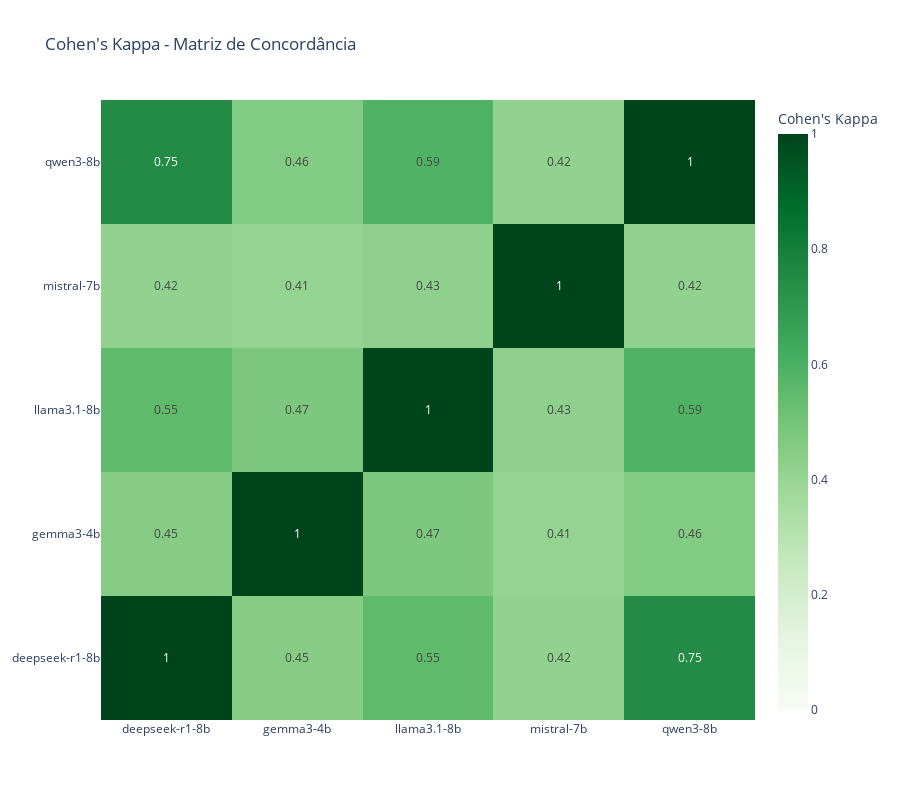

Notebook cell for this chart:
### Markdown cell above
### - Cohens Kappa

### Code cell
logger.info("\n📊 Gerando heatmap de Cohens_Kappa...")
visualizer.plot_kappa_heatmap(
    kappa_df=report['cohens_kappa']
)

### Figure 1 — Plotly figure (JSON) as saved in the notebook; plotly's stock layout.template omitted (floating-point values rounded to 4 significant figures)
{"data": [{"colorbar": {"title": {"text": "Cohen's Kappa"}}, "colorscale": [[0, "rgb(247,252,245)"], [0.125, "rgb(229,245,224)"], [0.25, "rgb(199,233,192)"], [0.375, "rgb(161,217,155)"], [0.5, "rgb(116,196,118)"], [0.625, "rgb(65,171,93)"], [0.75, "rgb(35,139,69)"], [0.875, "rgb(0,109,44)"], [1, "rgb(0,68,27)"]], "text": [[1, 0.45, 0.55, 0.42, 0.75], [0.45, 1, 0.47, 0.41, 0.46], [0.55, 0.47, 1, 0.43, 0.59], [0.42, 0.41, 0.43, 1, 0.42], [0.75, 0.46, 0.59, 0.42, 1]], "texttemplate": "%{text}", "type": "heatmap", "x": ["deepseek-r1-8b", "gemma3-4b", "llama3.1-8b", "mistral-7b", "qwen3-8b"], "y": ["deepseek-r1-8b", "gemma3-4b", "llama3.1-8b", "mistral-7b", "qwen3-8b"], "z": [[1, 0.4502, 0.5518, 0.4153, 0.7509], [0.4502, 1, 0.4742, 0.4107, 0.4606], [0.5518, 0.4742, 1, 0.4268, 0.5875], [0.4153, 0.4107, 0.4268, 1, 0.4181], [0.7509, 0.4606, 0.5875, 0.4181, 1]], "zmax": 1, "zmin": 0}], "layout": {"height": 800, "title": {"text": "Cohen's Kappa - Matriz de Concordância"}, "width": 900}}
